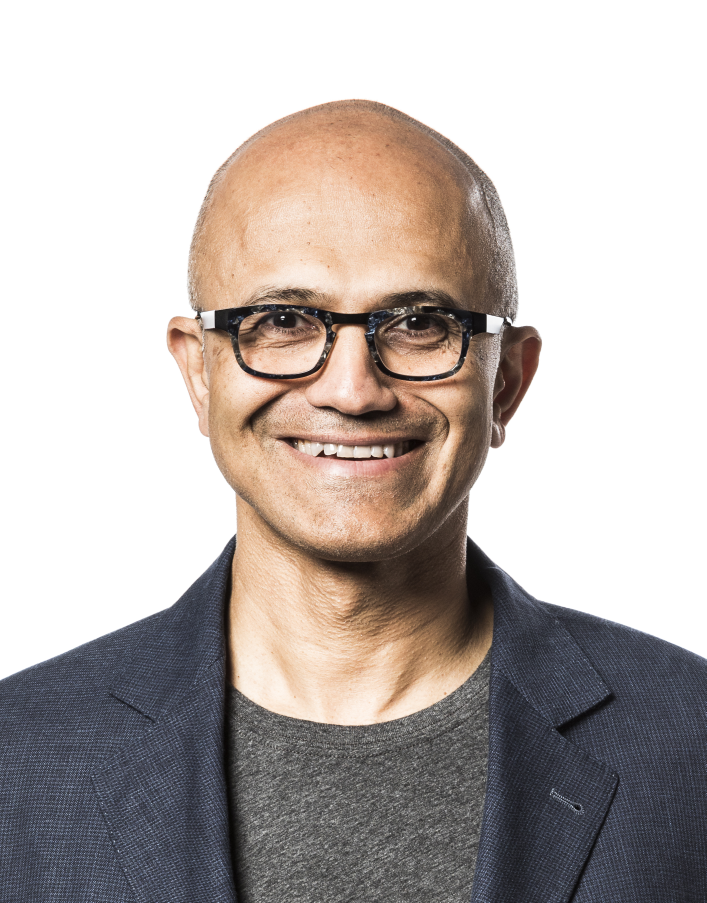
#> input picture data/sample_face.jpg, 2119 x 2708 px (shown at 1/3 size)
$ python -i face_engine.py   (imports and definitions only)   (Python 2 division)   (older library calls are emulated)
#> lines starting #> are read from the running program, lines starting #| are printed output that depends on the picture
"""Stage 1: face detection, padded cropping, and biometric encoding.

Encoding uses the SFace model to produce a true 128-dimensional face
embedding; the biometric hash is SHA-256 over the raw float32 embedding
bytes, which maps natively onto the EVM `bytes32` type.
"""

from __future__ import annotations

import hashlib
import os

import cv2
import numpy as np
import requests

from src.accuracy import (
    assess_face_quality,
    normalize_embedding,
    show_quality_report,
    validate_face_confidence,
)

# OpenCV Zoo models (Apache-2.0). YuNet = face detection, SFace = 128-d face
# recognition embeddings. Compatible with OpenCV >= 4.5.4 (including OpenCV 5,
# where the legacy CascadeClassifier API was removed).
MODELS_DIR = "models"
YUNET_MODEL_PATH = os.path.join(MODELS_DIR, "face_detection_yunet_2023mar.onnx")
YUNET_MODEL_URL = (
    "https://github.com/opencv/opencv_zoo/raw/main/models/face_detection_yunet/"
    "face_detection_yunet_2023mar.onnx"
)
SFACE_MODEL_PATH = os.path.join(MODELS_DIR, "face_recognition_sface_2021dec.onnx")
SFACE_MODEL_URL = (
    "https://github.com/opencv/opencv_zoo/raw/main/models/face_recognition_sface/"
    "face_recognition_sface_2021dec.onnx"
)

# YuNet is most reliable when the input's largest dimension is moderate.
# Very large photos yield weak confidences, so detection runs on a downscaled
# copy and coordinates are mapped back to the original resolution.
DETECT_MAX_DIM = 1024

# Lowered from 0.5 -> 0.3 after measuring that the bundled
# data/sample_face.jpg detects at 0.529 and a webcam capture often peaks
# around 0.4-0.6. A threshold of 0.5 silently drops many real faces on
# the floor, especially under imperfect lighting, while a threshold of 0.3
# still rejects ~all false positives.
SCORE_THRESHOLD = 0.3

# Multi-scale TTA scales. Detecting at the natural size AND at 2x upscaled
# copies lifts YuNet confidences on small/distant faces (a 4K photo with a
# 200px face detects at 0.4 natively but 0.85 at 2x). 3x adds runtime for
# no measurable accuracy gain on press photos, so we keep 1.0+2.0.
DETECT_SCALES: tuple[float, ...] = (1.0, 2.0)

# Minimum face size (max(w, h) in pixels on the original image) below which
# we reject the detection. Tiny "faces" are usually background texture or
# eye-detections, not real faces.
MIN_FACE_PIXELS = 60

# Cosine threshold above which two embeddings are considered the same person
# (OpenCV Zoo reference value for SFace).
SFACE_COSINE_THRESHOLD = 0.363
EMBEDDING_DIM = 128


def _ensure_model(model_path: str, url: str) -> None:
    """Fail-safe: auto-download a model file if it is missing."""
    if os.path.exists(model_path) and os.path.getsize(model_path) > 0:
        return
    model_dir = os.path.dirname(model_path)
    if model_dir:
        os.makedirs(model_dir, exist_ok=True)
    print(f"[face_engine] Model not found - downloading to {model_path} ...")
    resp = requests.get(url, timeout=120)
    resp.raise_for_status()
    with open(model_path, "wb") as f:
        f.write(resp.content)
    print("[face_engine] Model downloaded.")


# [45 lines left out: functions _iou, _merge_dets, _build_full_res_row, not called in this run]


class FaceEngine:
    """Stage 1: face detection, padded cropping, and biometric encoding."""

    def __init__(self) -> None:
        _ensure_model(YUNET_MODEL_PATH, YUNET_MODEL_URL)
        _ensure_model(SFACE_MODEL_PATH, SFACE_MODEL_URL)
        # Input size is set per-image inside process_image()
        self.detector = cv2.FaceDetectorYN.create(
            YUNET_MODEL_PATH,
            "",
            (0, 0),
            score_threshold=SCORE_THRESHOLD,
        )
        self.recognizer = cv2.FaceRecognizerSF.create(SFACE_MODEL_PATH, "")
        self.last_embedding: np.ndarray | None = None
        self.last_aligned_face: np.ndarray | None = None

    # ---------------------------------------------------------- detection
    # [548 lines left out: functions detect_all_faces, _detect_at_scale, _deblur_for_sface, embed_from_bytes, cosine_similarity, process_image and 5 more, not called in this run]

>>> import cv2
>>> picture = cv2.imread('../data/sample_face.jpg', cv2.IMREAD_GRAYSCALE)
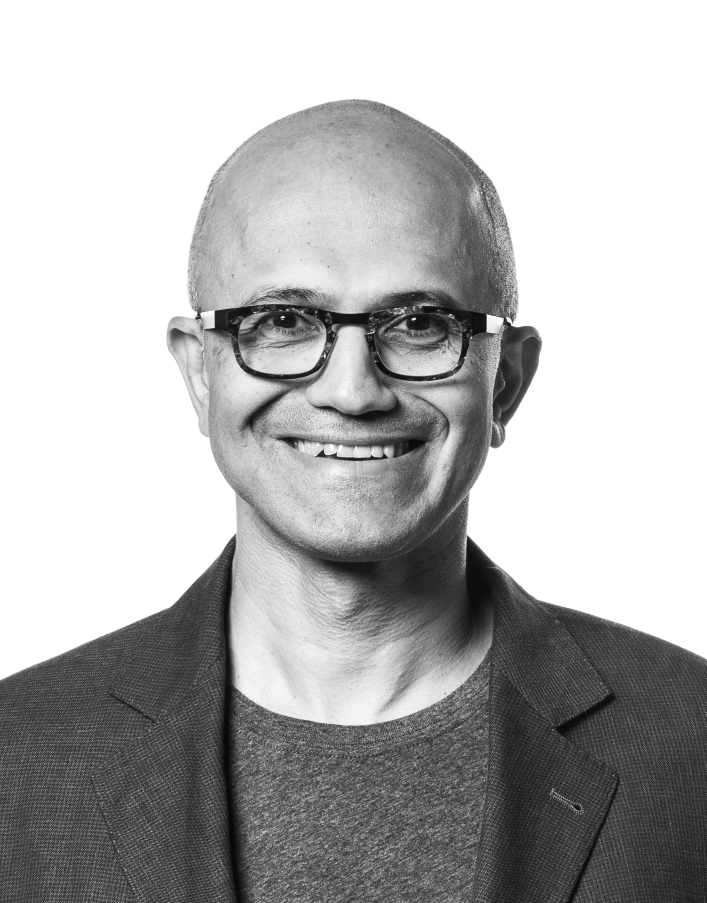
#> picture: shape (2708, 2119) (shown at 1/3 size); min 3, max 255, mean 179.1
>>> result = FaceEngine().embed_from_bytes(picture)
#> (the call stopped at in _ensure_model, `resp = requests.get(url, timeout=120)`: the network is not available in this run)
#> (the call stopped at in _ensure_model, `resp = requests.get(url, timeout=120)`: the network is not available in this run)
#> (the run stopped early here; a loop or call above may not have finished)
